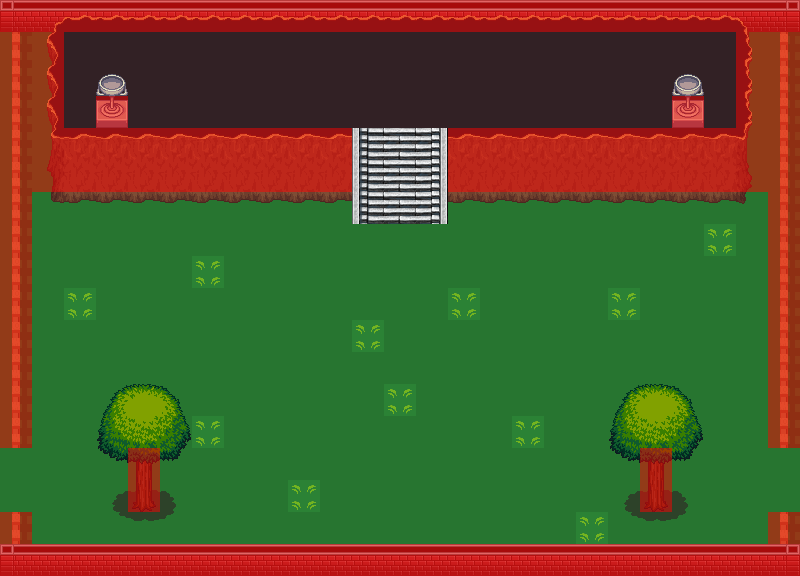

The image is a tile-based game level rendered from a .tmx file. Its description and complete source (layers, tilesets, objects, tile grids) follow:
An orthogonal 25x18 tile map with 32x32 px tiles, 5 tile layers (1, 2, 3, 4, ...).

<map version="1.0" orientation="orthogonal" renderorder="right-down" width="25" height="18" tilewidth="32" tileheight="32" nextobjectid="1">
 <tileset firstgid="1" name="tileset1" tilewidth="32" tileheight="32" tilecount="1000" columns="25">
  <image source="tileset1.png" width="800" height="1280" />
 </tileset>
 <layer name="1" width="25" height="18" opacity="0.9">
  <data encoding="csv">
688,688,688,688,688,688,688,688,688,688,688,688,688,688,688,688,688,688,688,688,688,688,688,688,688,
688,688,688,688,688,688,688,688,688,688,688,688,688,688,688,688,688,688,688,688,688,688,688,688,688,
688,688,688,688,688,688,688,688,688,688,688,688,688,688,688,688,688,688,688,688,688,688,688,688,688,
688,688,688,688,688,688,688,688,688,688,688,688,688,688,688,688,688,688,688,688,688,688,688,688,688,
688,688,688,688,688,688,688,688,688,688,688,688,688,688,688,688,688,688,688,688,688,688,688,688,688,
688,688,688,688,688,688,688,688,688,688,688,688,688,688,688,688,688,688,688,688,688,688,688,688,688,
688,688,688,688,688,688,688,688,688,688,688,688,688,688,688,688,688,688,688,688,688,688,688,688,688,
688,688,688,688,688,688,688,688,688,688,688,688,688,688,688,688,688,688,688,688,688,688,688,688,688,
688,688,688,688,688,688,688,688,688,688,688,688,688,688,688,688,688,688,688,688,688,688,688,688,688,
688,688,688,688,688,688,688,688,688,688,688,688,688,688,688,688,688,688,688,688,688,688,688,688,688,
688,688,688,688,688,688,688,688,688,688,688,688,688,688,688,688,688,688,688,688,688,688,688,688,688,
688,688,688,688,688,688,688,688,688,688,688,688,688,688,688,688,688,688,688,688,688,688,688,688,688,
688,688,688,688,688,688,688,688,688,688,688,688,688,688,688,688,688,688,688,688,688,688,688,688,688,
688,688,688,688,688,688,688,688,688,688,688,688,688,688,688,688,688,688,688,688,688,688,688,688,688,
688,688,688,688,688,688,688,688,688,688,688,688,688,688,688,688,688,688,688,688,688,688,688,688,688,
688,688,688,688,688,688,688,688,688,688,688,688,688,688,688,688,688,688,688,688,688,688,688,688,688,
688,688,688,688,688,688,688,688,688,688,688,688,688,688,688,688,688,688,688,688,688,688,688,688,688,
688,688,688,688,688,688,688,688,688,688,688,688,688,688,688,688,688,688,688,688,688,688,688,688,688
</data>
 </layer>
 <layer name="2" width="25" height="18">
  <data encoding="csv">
854,851,851,851,851,851,851,851,851,851,851,851,851,851,851,851,851,851,851,851,851,851,851,851,853,
785,0,0,0,0,0,0,0,0,0,0,0,0,0,0,0,0,0,0,0,0,0,0,0,787,
785,0,0,0,0,0,0,0,0,0,0,0,0,0,0,0,0,0,0,0,0,0,0,0,787,
785,0,0,0,0,0,0,0,0,0,0,0,0,0,0,0,0,0,0,0,0,0,0,0,787,
785,0,0,0,0,0,0,0,0,0,0,0,0,0,0,0,0,0,0,0,0,0,0,0,787,
785,0,0,0,0,0,0,0,0,0,0,0,0,0,0,0,0,0,0,0,0,0,0,0,787,
785,0,0,0,0,0,0,0,0,0,0,0,0,0,0,0,0,0,0,0,0,0,0,0,787,
785,0,0,0,0,0,0,0,0,0,0,0,0,0,0,0,0,0,0,0,0,0,738,0,787,
785,0,0,0,0,0,738,0,0,0,0,0,0,0,0,0,0,0,0,0,0,0,0,0,787,
785,0,738,0,0,0,0,0,0,0,0,0,0,0,738,0,0,0,0,738,0,0,0,0,787,
785,0,0,0,0,0,0,0,0,0,0,738,0,0,0,0,0,0,0,0,0,0,0,0,787,
785,0,0,0,0,0,0,0,0,0,0,0,0,0,0,0,0,0,0,0,0,0,0,0,787,
785,0,0,0,0,0,0,0,0,0,0,0,738,0,0,0,0,0,0,0,0,0,0,0,787,
785,0,0,0,0,0,738,0,0,0,0,0,0,0,0,0,738,0,0,0,0,0,0,0,787,
0,0,0,0,0,0,0,0,0,0,0,0,0,0,0,0,0,0,0,0,0,0,0,0,0,
0,0,0,0,0,0,0,0,0,738,0,0,0,0,0,0,0,0,0,0,0,0,0,0,0,
785,0,0,0,0,0,0,0,0,0,0,0,0,0,0,0,0,0,738,0,0,0,0,0,787,
854,851,851,851,851,851,851,851,851,851,851,851,851,851,851,851,851,851,851,851,851,851,851,851,853
</data>
 </layer>
 <layer name="3" width="25" height="18">
  <data encoding="csv">
0,298,299,299,299,299,299,299,299,299,299,299,299,299,299,299,299,299,299,299,299,299,299,300,0,
0,323,324,324,324,324,324,324,324,324,324,324,324,324,324,324,324,324,324,324,324,324,324,325,0,
0,323,324,324,324,324,324,324,324,324,324,324,324,324,324,324,324,324,324,324,324,324,324,325,0,
0,323,324,324,324,324,324,324,324,324,324,324,324,324,324,324,324,324,324,324,324,324,324,325,0,
0,348,349,349,349,349,349,349,349,349,349,957,958,959,349,349,349,349,349,349,349,349,349,350,0,
0,373,374,374,374,374,374,374,374,374,374,957,958,959,374,374,374,374,374,374,374,374,374,375,0,
0,398,399,399,399,399,399,399,399,399,399,957,958,959,399,399,399,399,399,399,399,399,399,400,0,
0,0,0,0,0,0,0,0,0,0,0,0,0,0,0,0,0,0,0,0,0,0,0,0,0,
0,0,0,0,0,0,0,0,0,0,0,0,0,0,0,0,0,0,0,0,0,0,0,0,0,
0,0,0,0,0,0,0,0,0,0,0,0,0,0,0,0,0,0,0,0,0,0,0,0,0,
0,0,0,0,0,0,0,0,0,0,0,0,0,0,0,0,0,0,0,0,0,0,0,0,0,
0,0,0,0,0,0,0,0,0,0,0,0,0,0,0,0,0,0,0,0,0,0,0,0,0,
0,0,0,0,0,0,0,0,0,0,0,0,0,0,0,0,0,0,0,0,0,0,0,0,0,
0,0,0,0,0,0,0,0,0,0,0,0,0,0,0,0,0,0,0,0,0,0,0,0,0,
0,0,0,587,588,589,0,0,0,0,0,0,0,0,0,0,0,0,0,587,588,589,0,0,0,
0,0,0,612,613,614,0,0,0,0,0,0,0,0,0,0,0,0,0,612,613,614,0,0,0,
0,0,0,637,638,639,0,0,0,0,0,0,0,0,0,0,0,0,0,637,638,639,0,0,0,
0,0,0,0,0,0,0,0,0,0,0,0,0,0,0,0,0,0,0,0,0,0,0,0,0
</data>
 </layer>
 <layer name="4" width="25" height="18">
  <data encoding="csv">
0,0,0,0,0,0,0,0,0,0,0,0,0,0,0,0,0,0,0,0,0,0,0,0,0,
0,0,0,0,0,0,0,0,0,0,0,0,0,0,0,0,0,0,0,0,0,0,0,0,0,
0,0,0,763,0,0,0,0,0,0,0,0,0,0,0,0,0,0,0,0,0,763,0,0,0,
0,0,0,788,0,0,0,0,0,0,0,0,0,0,0,0,0,0,0,0,0,788,0,0,0,
0,0,0,0,0,0,0,0,0,0,0,0,0,0,0,0,0,0,0,0,0,0,0,0,0,
0,0,0,0,0,0,0,0,0,0,0,0,0,0,0,0,0,0,0,0,0,0,0,0,0,
0,0,0,0,0,0,0,0,0,0,0,0,0,0,0,0,0,0,0,0,0,0,0,0,0,
0,0,0,0,0,0,0,0,0,0,0,0,0,0,0,0,0,0,0,0,0,0,0,0,0,
0,0,0,0,0,0,0,0,0,0,0,0,0,0,0,0,0,0,0,0,0,0,0,0,0,
0,0,0,0,0,0,0,0,0,0,0,0,0,0,0,0,0,0,0,0,0,0,0,0,0,
0,0,0,0,0,0,0,0,0,0,0,0,0,0,0,0,0,0,0,0,0,0,0,0,0,
0,0,0,0,0,0,0,0,0,0,0,0,0,0,0,0,0,0,0,0,0,0,0,0,0,
0,0,0,512,513,514,0,0,0,0,0,0,0,0,0,0,0,0,0,512,513,514,0,0,0,
0,0,0,537,538,539,0,0,0,0,0,0,0,0,0,0,0,0,0,537,538,539,0,0,0,
0,0,0,562,563,564,0,0,0,0,0,0,0,0,0,0,0,0,0,562,563,564,0,0,0,
0,0,0,0,0,0,0,0,0,0,0,0,0,0,0,0,0,0,0,0,0,0,0,0,0,
0,0,0,0,0,0,0,0,0,0,0,0,0,0,0,0,0,0,0,0,0,0,0,0,0,
0,0,0,0,0,0,0,0,0,0,0,0,0,0,0,0,0,0,0,0,0,0,0,0,0
</data>
 </layer>
 <layer name="kollision" width="25" height="18">
  <data encoding="csv">
2,2,2,2,2,2,2,2,2,2,2,2,2,2,2,2,2,2,2,2,2,2,2,2,2,
2,2,0,0,0,0,0,0,0,0,0,0,0,0,0,0,0,0,0,0,0,0,0,2,2,
2,2,0,0,0,0,0,0,0,0,0,0,0,0,0,0,0,0,0,0,0,0,0,2,2,
2,2,0,2,0,0,0,0,0,0,0,0,0,0,0,0,0,0,0,0,0,2,0,2,2,
2,2,2,2,2,2,2,2,2,2,2,0,0,0,2,2,2,2,2,2,2,2,2,2,2,
2,2,2,2,2,2,2,2,2,2,2,0,0,0,2,2,2,2,2,2,2,2,2,2,2,
2,0,0,0,0,0,0,0,0,0,0,0,0,0,0,0,0,0,0,0,0,0,0,0,2,
2,0,0,0,0,0,0,0,0,0,0,0,0,0,0,0,0,0,0,0,0,0,0,0,2,
2,0,0,0,0,0,0,0,0,0,0,0,0,0,0,0,0,0,0,0,0,0,0,0,2,
2,0,0,0,0,0,0,0,0,0,0,0,0,0,0,0,0,0,0,0,0,0,0,0,2,
2,0,0,0,0,0,0,0,0,0,0,0,0,0,0,0,0,0,0,0,0,0,0,0,2,
2,0,0,0,0,0,0,0,0,0,0,0,0,0,0,0,0,0,0,0,0,0,0,0,2,
2,0,0,0,0,0,0,0,0,0,0,0,0,0,0,0,0,0,0,0,0,0,0,0,2,
2,0,0,0,0,0,0,0,0,0,0,0,0,0,0,0,0,0,0,0,0,0,0,0,2,
0,0,0,0,2,0,0,0,0,0,0,0,0,0,0,0,0,0,0,0,2,0,0,0,0,
0,0,0,0,2,0,0,0,0,0,0,0,0,0,0,0,0,0,0,0,2,0,0,0,0,
2,0,0,0,0,0,0,0,0,0,0,0,0,0,0,0,0,0,0,0,0,0,0,0,2,
2,2,2,2,2,2,2,2,2,2,2,2,2,2,2,2,2,2,2,2,2,2,2,2,2
</data>
 </layer>
</map>
